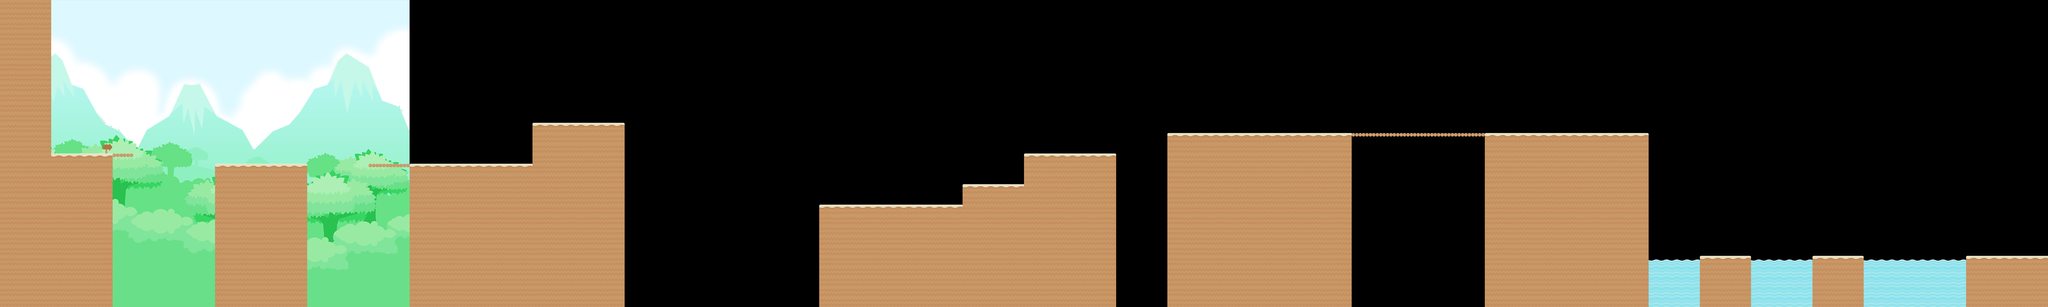

Rendered tile map (Tiled .tmx) drawn with the repository's tilesets; below, a short description and the map source with its tile grids summarised:
An orthogonal 200x30 tile map with 70x70 px tiles, 1 tile layer (Capa de Patrones 1), 2 image layers and 44 objects.

<map version="1.2" tiledversion="1.2.0" orientation="orthogonal" renderorder="right-down" width="200" height="30" tilewidth="70" tileheight="70" infinite="0" nextlayerid="6" nextobjectid="50">
 <tileset firstgid="1" name="tileset" tilewidth="70" tileheight="70" spacing="2" tilecount="25" columns="5">
  <image source="tileset.png" width="358" height="358" />
  <terraintypes>
   <terrain name="Ground" tile="-1" />
  </terraintypes>
  <tile id="2" terrain=",,,0" />
  <tile id="3" terrain=",,0,0" />
  <tile id="4" terrain=",,0," />
  <tile id="7" terrain=",0,," />
  <tile id="8" terrain="0,0,," />
  <tile id="9" terrain="0,,," />
 </tileset>
 <imagelayer id="1" name="Parallax_2">
  <image source="BG_2.png" width="2800" height="2100" />
  <properties>
   <property name="speed" type="float" value="0.15" />
  </properties>
 </imagelayer>
 <imagelayer id="2" name="Parallax_1">
  <image source="BG_1.png" width="2800" height="2100" />
  <properties>
   <property name="speed" type="float" value="0" />
  </properties>
 </imagelayer>
 <layer id="3" name="Capa de Patrones 1" width="200" height="30">
  <data>[6000 cells, 1836 non-empty, 9 distinct tile ids]</data>
 </layer>
 <objectgroup id="4" name="Objects">
  <object id="1" x="336.667" y="1052" width="572" height="31.6364">
   <properties>
    <property name="type" value="GROUND" />
   </properties>
  </object>
  <object id="2" x="179.939" y="2.54212" width="180.667" height="1056.06">
   <properties>
    <property name="type" value="WALL" />
   </properties>
  </object>
  <object id="3" x="1486" y="1122" width="596" height="166">
   <properties>
    <property name="type" value="GROUND" />
   </properties>
  </object>
  <object id="4" x="1468" y="1154" width="166" height="944">
   <properties>
    <property name="type" value="WALL" />
   </properties>
  </object>
  <object id="5" x="1920" y="1148" width="180" height="950">
   <properties>
    <property name="type" value="WALL" />
   </properties>
  </object>
  <object id="6" x="2818" y="1120" width="862" height="162">
   <properties>
    <property name="type" value="GROUND" />
   </properties>
  </object>
  <object id="7" x="2800" y="1150" width="194" height="948">
   <properties>
    <property name="type" value="WALL" />
   </properties>
  </object>
  <object id="8" x="3640" y="862" width="162" height="294">
   <properties>
    <property name="type" value="WALL" />
   </properties>
  </object>
  <object id="9" x="3658" y="840" width="594" height="178">
   <properties>
    <property name="type" value="GROUND" />
   </properties>
  </object>
  <object id="10" x="4090" y="864" width="178" height="1232">
   <properties>
    <property name="type" value="WALL" />
   </properties>
  </object>
  <object id="11" x="5600" y="1422" width="190" height="680">
   <properties>
    <property name="type" value="WALL" />
   </properties>
  </object>
  <object id="12" x="5628" y="1402" width="953" height="133">
   <properties>
    <property name="type" value="GROUND" />
   </properties>
  </object>
  <object id="13" x="7436.24" y="1075.58" width="194" height="1033.45">
   <properties>
    <property name="type" value="WALL" />
   </properties>
  </object>
  <object id="14" x="7980" y="937.091" width="174" height="1158.91">
   <properties>
    <property name="type" value="WALL" />
   </properties>
  </object>
  <object id="15" x="7999" y="909.03" width="3254" height="90">
   <properties>
    <property name="type" value="GROUND" />
   </properties>
  </object>
  <object id="16" x="11082" y="930" width="190" height="1168">
   <properties>
    <property name="type " value="WALL" />
   </properties>
  </object>
  <object id="17" x="11622" y="1780" width="132" height="318">
   <properties>
    <property name="type" value="WALL" />
   </properties>
  </object>
  <object id="18" x="11635" y="1750" width="322" height="128">
   <properties>
    <property name="type" value="GROUND" />
   </properties>
  </object>
  <object id="19" x="11842" y="1776" width="124" height="320">
   <properties>
    <property name="type" value="WALL" />
   </properties>
  </object>
  <object id="20" x="12390" y="1777.33" width="146" height="320.667">
   <properties>
    <property name="type" value="WALL" />
   </properties>
  </object>
  <object id="21" x="12403" y="1752" width="320" height="140">
   <properties>
    <property name="type" value="GROUND" />
   </properties>
  </object>
  <object id="22" x="12610" y="1776" width="126" height="322">
   <properties>
    <property name="type" value="WALL" />
   </properties>
  </object>
  <object id="24" x="13440" y="1776.67" width="172" height="317.333">
   <properties>
    <property name="type" value="WALL" />
   </properties>
  </object>
  <object id="25" x="13451" y="1752.67" width="547" height="156">
   <properties>
    <property name="type" value="GROUND" />
   </properties>
  </object>
  <object id="26" x="906.667" y="979.333" width="70" height="70">
   <properties>
    <property name="type" value="BLOCKER" />
   </properties>
  </object>
  <object id="29" x="1402.33" y="1045" width="70" height="70">
   <properties>
    <property name="type" value="BLOCKER" />
   </properties>
  </object>
  <object id="30" x="2105" y="1051" width="70" height="70">
   <properties>
    <property name="type" value="BLOCKER" />
   </properties>
  </object>
  <object id="32" x="2449" y="1051" width="70" height="70">
   <properties>
    <property name="type" value="BLOCKER" />
   </properties>
  </object>
  <object id="33" x="5524.94" y="1333.12" width="70" height="70">
   <properties>
    <property name="type" value="BLOCKER" />
   </properties>
  </object>
  <object id="34" x="7629" y="979.667" width="70" height="70">
   <properties>
    <property name="type" value="BLOCKER" />
   </properties>
  </object>
  <object id="35" x="11270" y="840" width="70" height="70">
   <properties>
    <property name="type" value="BLOCKER" />
   </properties>
  </object>
  <object id="36" x="7910" y="838" width="70" height="70">
   <properties>
    <property name="type" value="BLOCKER" />
   </properties>
  </object>
  <object id="37" x="11549.7" y="1681" width="70" height="70">
   <properties>
    <property name="type" value="BLOCKER" />
   </properties>
  </object>
  <object id="38" x="11967" y="1681.67" width="70" height="70">
   <properties>
    <property name="type" value="BLOCKER" />
   </properties>
  </object>
  <object id="39" x="12319.7" y="1681" width="70" height="70">
   <properties>
    <property name="type" value="BLOCKER" />
   </properties>
  </object>
  <object id="40" x="12741" y="1678.33" width="70" height="70">
   <properties>
    <property name="type" value="BLOCKER" />
   </properties>
  </object>
  <object id="41" x="13370.3" y="1680.33" width="70" height="70">
   <properties>
    <property name="type" value="BLOCKER" />
   </properties>
  </object>
  <object id="42" x="2519" y="1117" width="276" height="30">
   <properties>
    <property name="type" value="GROUND" />
   </properties>
  </object>
  <object id="43" x="7011.64" y="1052.09" width="601.243" height="98.0606">
   <properties>
    <property name="type" value="GROUND" />
   </properties>
  </object>
  <object id="44" x="7002.33" y="1073.94" width="96" height="216.45">
   <properties>
    <property name="type" value="WALL" />
   </properties>
  </object>
  <object id="46" x="6580" y="1279.78" width="96" height="216.45">
   <properties>
    <property name="type" value="WALL" />
   </properties>
  </object>
  <object id="47" x="6594.38" y="1260.97" width="420.576" height="98.0606">
   <properties>
    <property name="type" value="GROUND" />
   </properties>
  </object>
  <object id="48" x="585.424" y="1082.57" width="180.667" height="1016.67">
   <properties>
    <property name="type" value="WALL" />
   </properties>
  </object>
  <object id="49" x="4266.15" y="763.061" width="70" height="70">
   <properties>
    <property name="type" value="BLOCKER" />
   </properties>
  </object>
 </objectgroup>
</map>